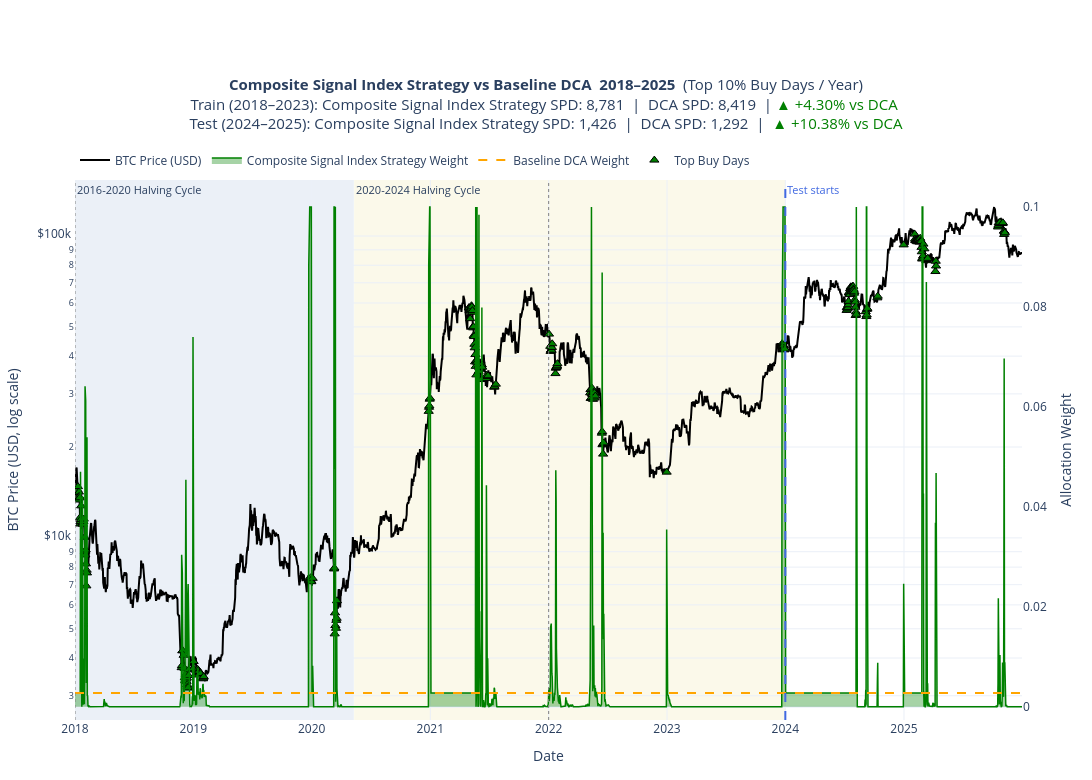

Write notebook code for a chart like this one.
### Code cell
file_name = "fig_composite_signal_index_strategy.png"

fig_json = full_plot.to_plotly_json()

def clean_timestamps(obj):
    if isinstance(obj, pd.Timestamp):
        return obj.strftime("%Y-%m-%d")
    if isinstance(obj, dict):
        return {k: clean_timestamps(v) for k, v in obj.items()}
    if isinstance(obj, list):
        return [clean_timestamps(v) for v in obj]
    return obj

fig_json = clean_timestamps(fig_json)

import plotly.graph_objects as go
clean_fig = go.Figure(fig_json)

clean_fig.write_image(
    doc_path / file_name,
    format="png",
    scale=3
)

clean_fig.write_image(
    blog_path / file_name,
    format="png",
    scale=3
)

clean_fig.show()

### Figure 1 — Plotly figure (JSON) as saved in the notebook; plotly's stock layout.template omitted (floating-point values rounded to 4 significant figures; data arrays with more than 128 entries replaced by an {"elided": "..."} marker saying what was removed)
{"data": [{"customdata": {"elided": "2920x8 mixed values"}, "hovertemplate": "<b>Date</b>: %{x|%Y-%m-%d}<br><b>Year</b>: %{customdata[0]}<br><b>Cycle</b>: %{customdata[1]}<br><b>BTC Price</b>: $%{y:,.2f}<br><b>Composite Signal Index Strategy Weight</b>: %{customdata[2]:.8f}<br><b>DCA Weight</b>: %{customdata[3]:.8f}<br><b>Composite Signal Index Strategy sats/$</b>: %{customdata[4]:,.2f}<br><b>DCA sats/$</b>: %{customdata[5]:,.2f}<br><b>Composite Signal Index Strategy sats accum.</b>: %{customdata[6]:,.2f}<br><b>DCA sats accum.</b>: %{customdata[7]:,.2f}<extra></extra>", "line": {"color": "black", "width": 2}, "mode": "lines", "name": "BTC Price (USD)", "type": "scatter", "x": {"elided": "2920 str values"}, "y": {"elided": "2920 float values"}, "yaxis": "y"}, {"customdata": {"elided": "2920x5 mixed values"}, "fill": "tozeroy", "fillcolor": "rgba(0, 128, 0, 0.35)", "hovertemplate": "<b>Date</b>: %{x|%Y-%m-%d}<br><b>Year</b>: %{customdata[0]}<br><b>Cycle</b>: %{customdata[1]}<br><b>Composite Signal Index Strategy Weight</b>: %{y:.8f}<br><b>BTC Price</b>: $%{customdata[2]:,.2f}<br><b>Composite Signal Index Strategy sats/$</b>: %{customdata[3]:,.2f}<br><b>Composite Signal Index Strategy sats accum.</b>: %{customdata[4]:,.2f}<extra></extra>", "line": {"color": "green", "width": 1.5}, "mode": "lines", "name": "Composite Signal Index Strategy Weight", "type": "scatter", "x": {"elided": "2920 str values"}, "y": {"elided": "2920 float values"}, "yaxis": "y2"}, {"customdata": {"elided": "2920x5 mixed values"}, "hovertemplate": "<b>Date</b>: %{x|%Y-%m-%d}<br><b>Year</b>: %{customdata[0]}<br><b>Cycle</b>: %{customdata[1]}<br><b>DCA Weight</b>: %{y:.8f}<br><b>BTC Price</b>: $%{customdata[2]:,.2f}<br><b>DCA sats/$</b>: %{customdata[3]:,.2f}<br><b>DCA sats accum.</b>: %{customdata[4]:,.2f}<extra></extra>", "line": {"color": "orange", "dash": "dash", "width": 2}, "mode": "lines", "name": "Baseline DCA Weight", "type": "scatter", "x": {"elided": "2920 str values"}, "y": {"elided": "2920 float values"}, "yaxis": "y2"}, {"customdata": {"elided": "252x3 float values"}, "hovertemplate": "<b>Top Buy Date</b>: %{x|%Y-%m-%d}<br><b>Year</b>: %{customdata[0]}<br><b>BTC Price</b>: $%{y:,.2f}<br><b>Composite Signal Index Strategy Weight</b>: %{customdata[1]:.8f}<br><b>Year Threshold</b>: %{customdata[2]:.8f}<extra></extra>", "marker": {"color": "green", "line": {"color": "black", "width": 1}, "size": 8, "symbol": "triangle-up"}, "mode": "markers", "name": "Top Buy Days", "type": "scatter", "x": {"elided": "252 str values"}, "y": {"elided": "252 float values"}, "yaxis": "y"}], "layout": {"annotations": [{"font": {"size": 11}, "showarrow": false, "text": "2016-2020 Halving Cycle", "x": "2018-01-01", "xanchor": "left", "xref": "x", "y": 1, "yanchor": "top", "yref": "y domain"}, {"font": {"size": 11}, "showarrow": false, "text": "2020-2024 Halving Cycle", "x": "2020-05-11", "xanchor": "left", "xref": "x", "y": 1, "yanchor": "top", "yref": "y domain"}, {"font": {"color": "royalblue", "size": 11}, "showarrow": false, "text": "Test starts", "x": 1704067200000, "xanchor": "left", "xref": "x", "y": 1, "yanchor": "top", "yref": "y domain"}], "height": 780, "hovermode": "x unified", "legend": {"orientation": "h", "x": 0, "xanchor": "left", "y": 1.01, "yanchor": "bottom"}, "margin": {"b": 60, "l": 70, "r": 70, "t": 180}, "shapes": [{"fillcolor": "rgba(176, 196, 222, 0.25)", "layer": "below", "line": {"width": 0}, "opacity": 1, "type": "rect", "x0": "2018-01-01", "x1": "2020-05-10", "xref": "x", "y0": 0, "y1": 1, "yref": "y domain"}, {"fillcolor": "rgba(238, 232, 170, 0.25)", "layer": "below", "line": {"width": 0}, "opacity": 1, "type": "rect", "x0": "2020-05-11", "x1": "2023-12-31", "xref": "x", "y0": 0, "y1": 1, "yref": "y domain"}, {"line": {"color": "gray", "dash": "dot", "width": 1}, "type": "line", "x0": "2010-08-16", "x1": "2010-08-16", "xref": "x", "y0": 0, "y1": 1, "yref": "y domain"}, {"line": {"color": "gray", "dash": "dot", "width": 1}, "type": "line", "x0": "2014-01-01", "x1": "2014-01-01", "xref": "x", "y0": 0, "y1": 1, "yref": "y domain"}, {"line": {"color": "gray", "dash": "dot", "width": 1}, "type": "line", "x0": "2018-01-01", "x1": "2018-01-01", "xref": "x", "y0": 0, "y1": 1, "yref": "y domain"}, {"line": {"color": "gray", "dash": "dot", "width": 1}, "type": "line", "x0": "2022-01-01", "x1": "2022-01-01", "xref": "x", "y0": 0, "y1": 1, "yref": "y domain"}, {"line": {"color": "royalblue", "dash": "dash", "width": 2}, "type": "line", "x0": 1704067200000, "x1": 1704067200000, "xref": "x", "y0": 0, "y1": 1, "yref": "y domain"}], "title": {"font": {"size": 15}, "text": "<b>Composite Signal Index Strategy vs Baseline DCA  2018–2025</b>  (Top 10% Buy Days / Year)<br>Train (2018–2023): Composite Signal Index Strategy SPD: 8,781  |  DCA SPD: 8,419  | <span style='color:green;'>▲ +4.30% vs DCA</span> <br>Test (2024–2025): Composite Signal Index Strategy SPD: 1,426  |  DCA SPD: 1,292  |  <span style='color:green;'>▲ +10.38% vs DCA</span>", "x": 0.5}, "width": 1450, "xaxis": {"range": ["2018-01-01", "2025-12-31"], "showgrid": true, "title": {"text": "Date"}}, "yaxis": {"showgrid": true, "side": "left", "tickprefix": "$", "title": {"text": "BTC Price (USD, log scale)"}, "type": "log"}, "yaxis2": {"overlaying": "y", "showgrid": false, "side": "right", "title": {"text": "Allocation Weight"}}}}
